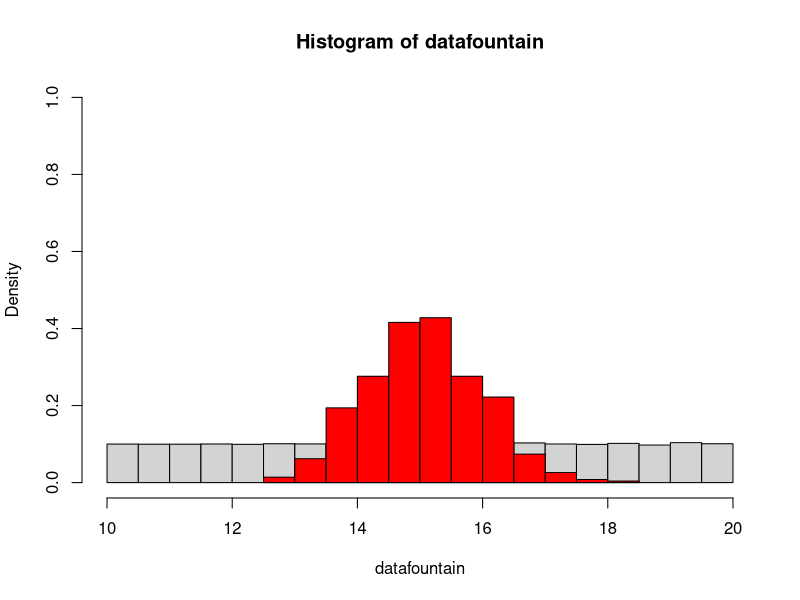
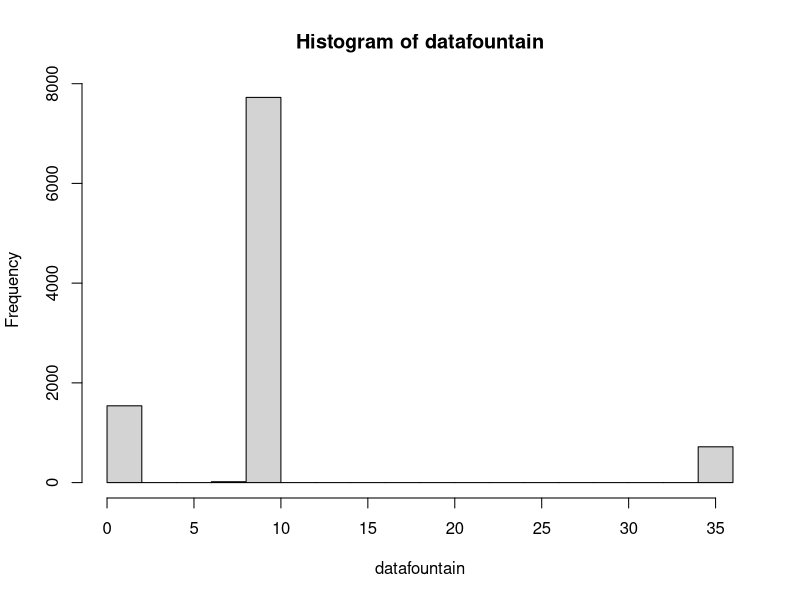
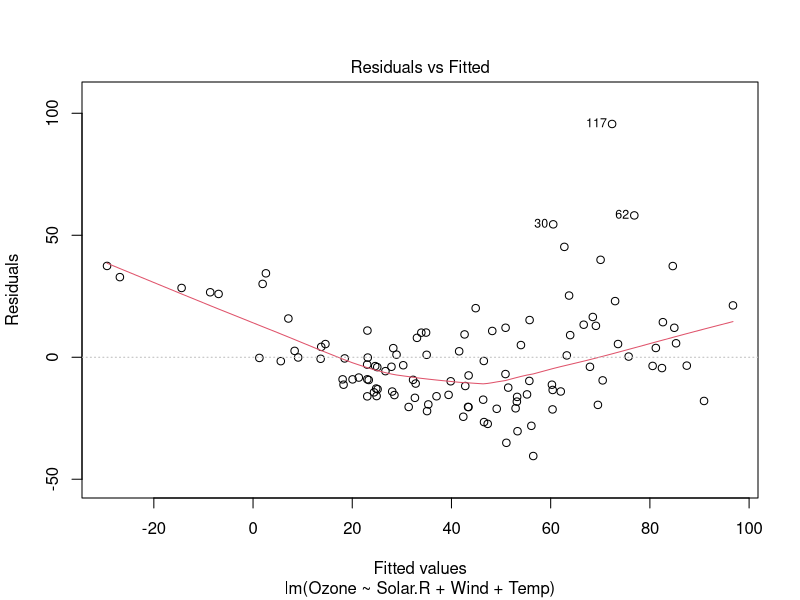
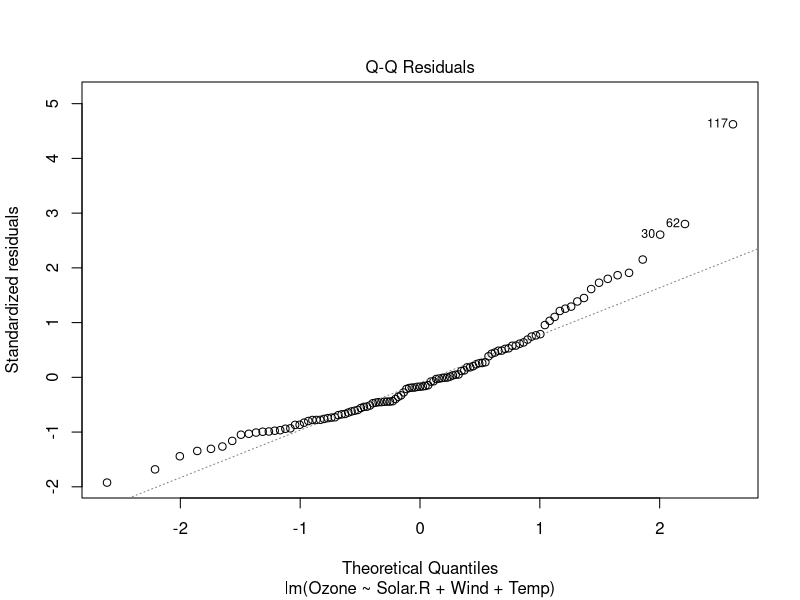
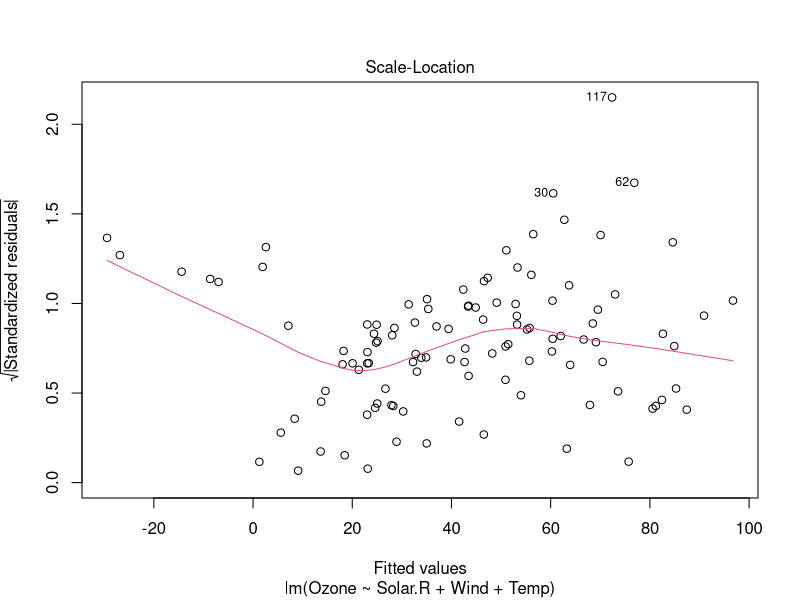
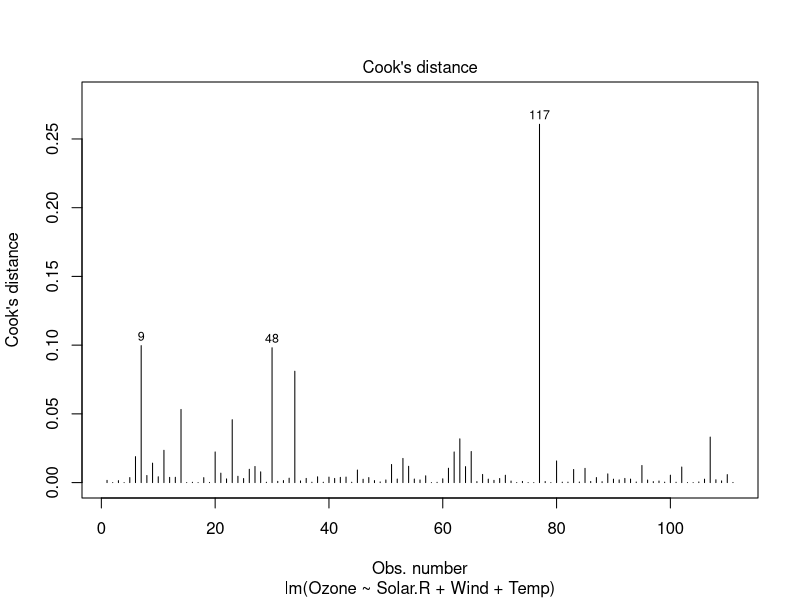
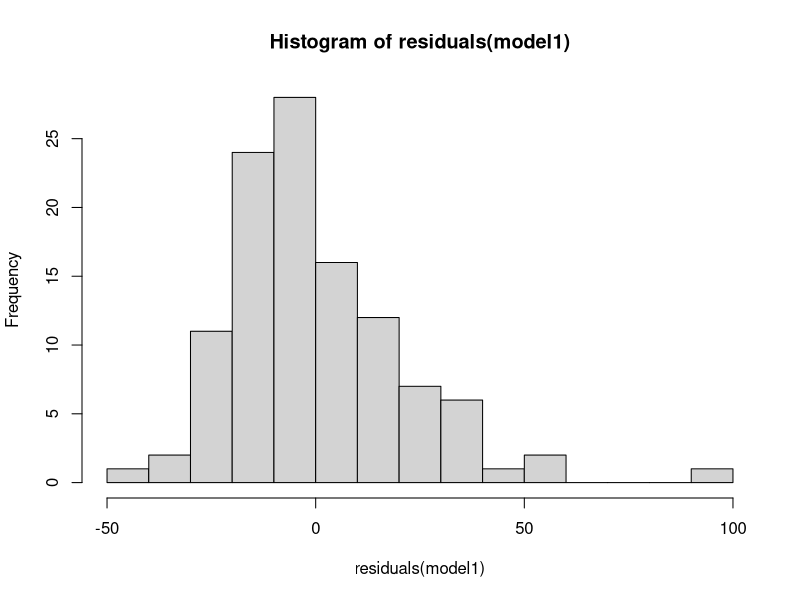
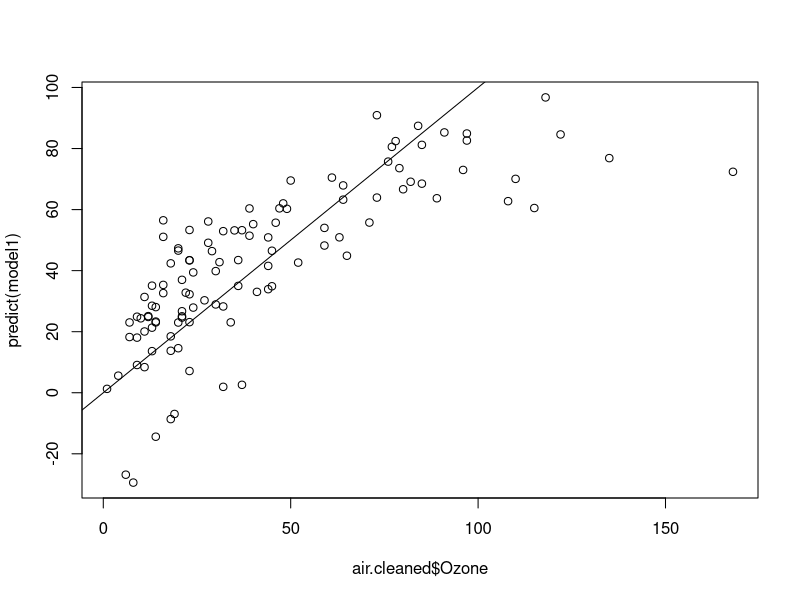

These figures' R source, in order:
## ---- chunk 1
knitr::opts_chunk$set(echo = TRUE, cache = TRUE)
## ---- chunk 2
TRUEMIN <- 10      
TRUEMAX <- 20      

N_IND_SAMPLES <- 1000   
SAMPLESIZE <- 10       

lots <- 100000          

datafountain <- runif(lots,TRUEMIN,TRUEMAX) 

samplemean <- numeric(N_IND_SAMPLES)

for(i in 1:N_IND_SAMPLES){
  sample <- sample(datafountain,SAMPLESIZE)
  samplemean[i] <- mean(sample)
} 

hist(datafountain,freq=F,ylim=c(0,1))
hist(samplemean,freq=F,add=T,col="red")
## ---- chunk 3
rlocodist <- function(n){
  vals <- c(1,7,10,35)
  probs <- c(1,0.01,5,0.5)
  probs <- probs/sum(probs)
  vals[apply(rmultinom(n,1,probs),2,function(t) which(t==1))]
}

lots=10000
datafountain <- rlocodist(lots)

hist(datafountain)
## ---- chunk 4
air.cleaned <- na.omit(airquality) # you can call what’s created on the left-hand side anything you want!
## ---- chunk 5
model1 <- lm(Ozone~Solar.R+Wind+Temp,data=air.cleaned) 
## ---- chunk 6
stats:::plot.lm(model1, which=c(1:4))   # in some cases, need to make sure the package is explicitly referenced!
hist(residuals(model1), breaks=10)
plot(predict(model1) ~ air.cleaned$Ozone); abline(0,1)
## ---- chunk 7
with(air.cleaned, # with"" is a way to temporarily "attach" a data set to the workspace so that columns can be referenced directly
  symbols(Temp, Solar.R, circles=Ozone/100, ylab="Solar Radiation", xlab="Temperature", main="Interaction Plot", inches=FALSE)
     
)
       # alternatively...
with(air.cleaned,
  coplot(Ozone~Temp|Solar.R,rows=1)
)

## ---- chunk 8
formula2 <- "Ozone ~ Wind + Solar.R * Temp"   # you can name formulas...
## ---- chunk 9
model2 <- lm(formula2,data=air.cleaned)
## ---- chunk 10
NobleFir.df <- read.csv("TreeData.csv")
## ---- chunk 11
boxplot(NobleFir.df$Northeastness~NobleFir.df$ABPR, xlab="Presence of Noble Fir", ylab="Northeastness")   # for example
## ---- chunk 12
Biomass_std.lm <- with(NobleFir.df,
  lm(scale(Biomass) ~ scale(elev) + scale(Northeastness) + scale(Slope) + SlopePos + scale(StandAge))
)
## ---- chunk 13
with(NobleFir.df,
  symbols(x,y,circles=abs(residuals(Biomass_std.lm)), inches=0.3, ylab="Northing", xlab="Easting", main="Errors from Biomass Regression Model")
)
